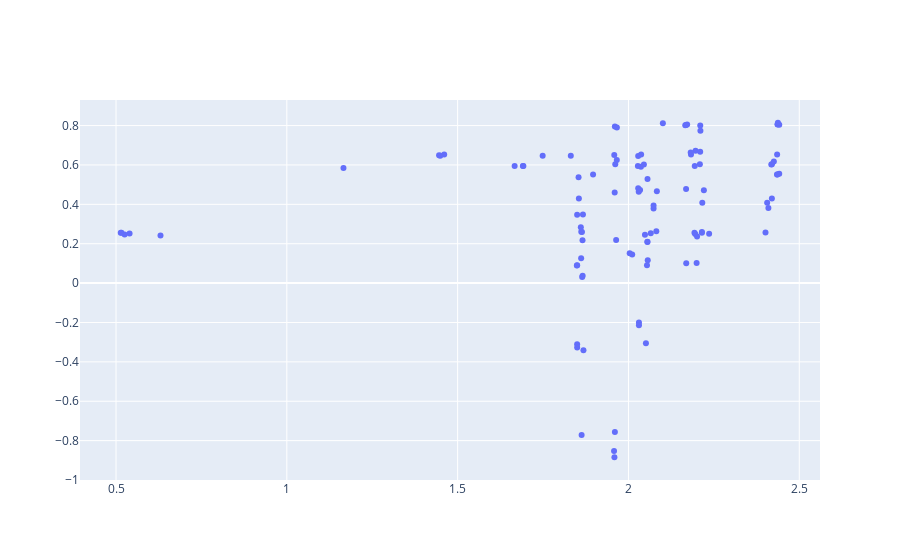

The code cell stored with this chart in its notebook:
### Markdown cell above
## Extracting optimized decision variables and objective values

### Code cell
individuals = evolver.population.individuals

fig1 = go.Figure(data=go.Scatter(x=individuals[:,0], y=individuals[:,1], mode="markers"))
fig1
